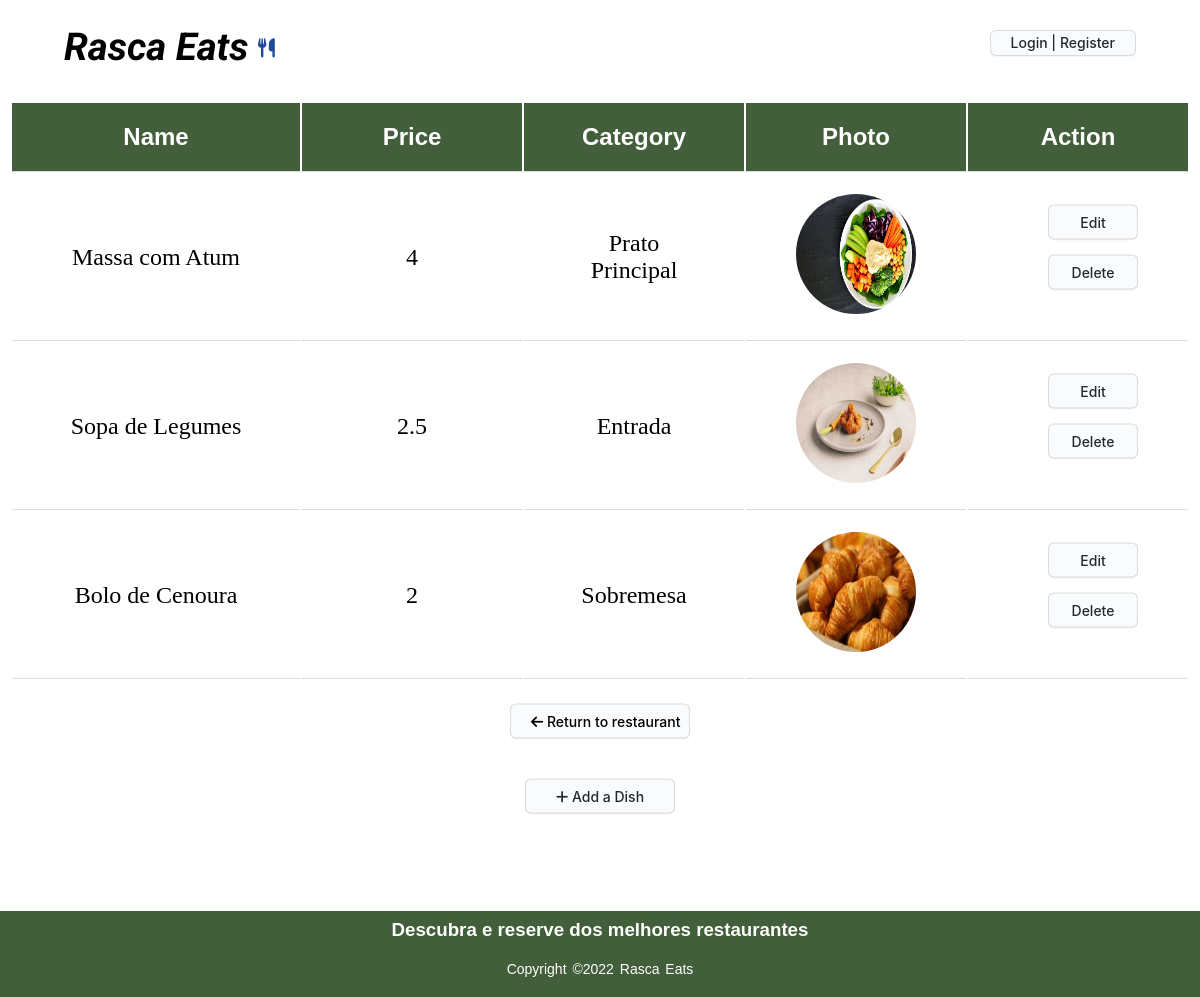
The app's page /pages/edit_restaurant.php?id=1, older data.
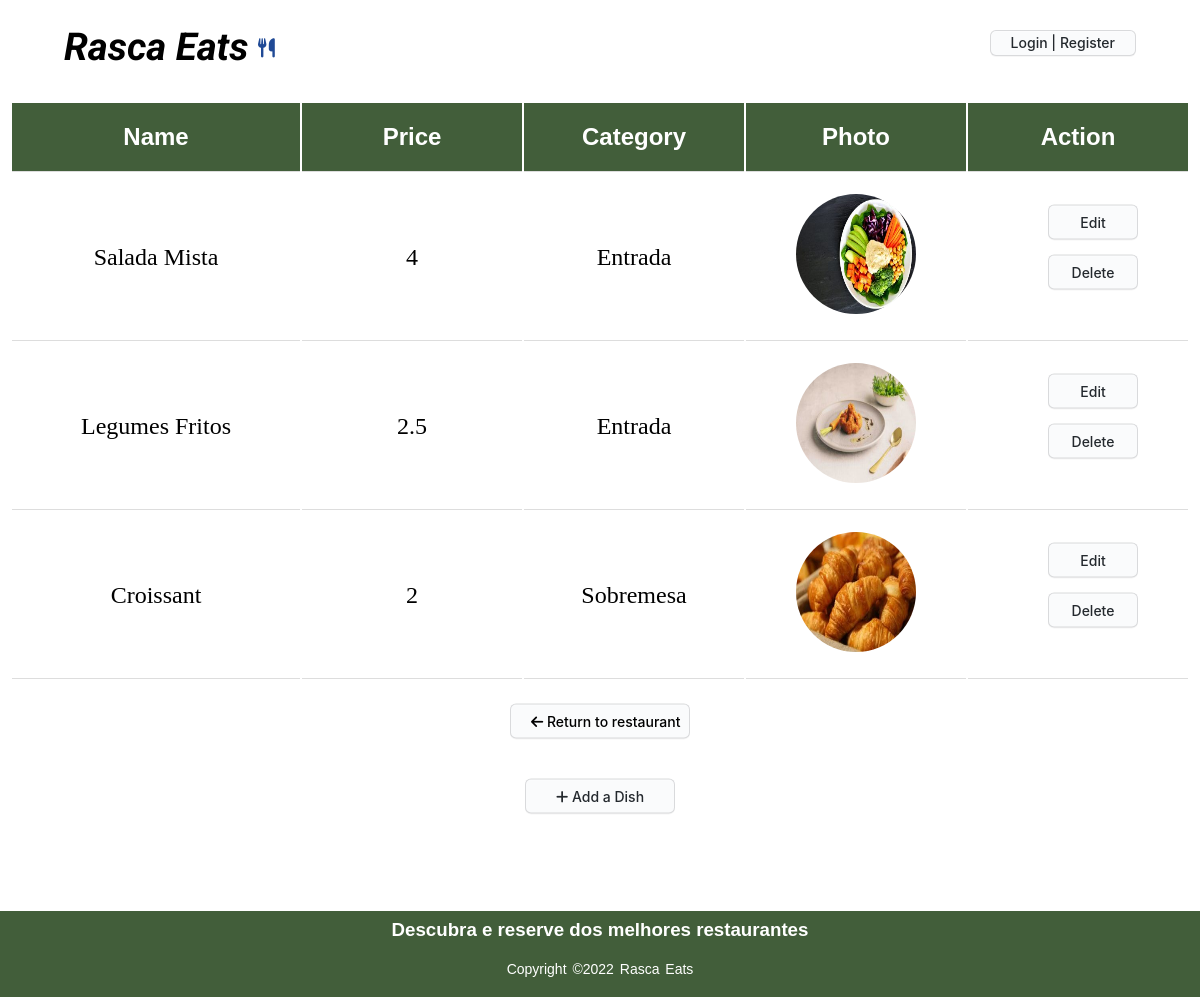
The same page, newer data.
### tables this page shows
CREATE TABLE Dish(
    dishId integer PRIMARY KEY,
    restaurantId integer NOT NULL,
    dishName varchar NOT NULL,
    price real NOT NULL,
    category varchar NOT NULL,
    photo varchar NOT NULL,
    CONSTRAINT fk_restaurantId FOREIGN KEY (restaurantId)
        REFERENCES Restaurant(restaurantId) 
        ON DELETE CASCADE
        ON UPDATE CASCADE
);

### sql/dish.class.php (called while the page is built, shortened)
<?php
    class Dish{
        static function getMenu($db){
            $stmt = $db->prepare('SELECT * FROM Dish WHERE restaurantId = ?');
            $stmt->execute(array($_GET['id']));
            return $stmt->fetchAll();
        }
    }
?>

### sql/restaurant.class.php (called while the page is built, shortened)
<?php
    class Restaurant {
        public function __construct(int $id, string $name, string $address, string $category, int $phoneNumber, $rating, int $ownerId, string $photo)
        {
            $this->restaurantId = $id;
        }
        static function getRestaurant(PDO $db) : Restaurant {
            $stmt = $db->prepare('SELECT * FROM Restaurant WHERE restaurantId = ?');
            $stmt->execute(array($_GET['id']));
            $restaurant = $stmt->fetch();
            return new Restaurant(
                $restaurant['restaurantId'],
                $restaurant['restaurantName'],
                $restaurant['adress'],
                $restaurant['category'],
                $restaurant['phoneNumber'],
                $restaurant['rating'],
                $restaurant['ownerId'],
                $restaurant['photo'],
            );
        }
    }
?>

### pages/edit_restaurant.php (the view, shortened to what the changed rows need)
<?php
require_once(__DIR__. '/../sql/connection.php');
require_once(__DIR__. '/../sql/restaurant.class.php');
require_once(__DIR__. '/../templates/restaurant.php');
require_once(__DIR__. '/../templates/common.php');
require_once(__DIR__. '/../sql/dish.class.php');
    $db = getDatabaseConnection();
    $db->setAttribute(PDO::ATTR_DEFAULT_FETCH_MODE, PDO::FETCH_ASSOC);
    $restaurant = Restaurant::getRestaurant($db);
    $menu = Dish::getMenu($db);
?>
<!DOCTYPE html>
<html lang="en">
<head>
    <link rel="stylesheet" href="../css/style.css">
    <link rel="stylesheet" href="../css/restaurant.css">
    <link rel="stylesheet" href="../css/comments.css">
    <link rel="stylesheet" href="../css/dishes.css">
</head>
<body>
    <?php
    if(isset($_POST['editInfo'])){ ?>
    <div class = "editInf">
    <form action="../actions/restaurant_edit_server.php?id=<?php echo $restaurant->restaurantId;?>" method="post" class="logout" enctype="multipart/form-data">
        <div class="row">
            <span class="bold">Restaurant Name</span>
            <span class="b"><p>(<?php echo $restaurant->restaurantName;?>)</p></span>
            <input type="text" class = "input-field" name = "Restaurant_Name" placeholder= "<?=$restaurant->restaurantName?>" >
        </div>
        <div class="row">
            <span class="bold">Address</span>
            <span class="b"><p>(<?php echo $restaurant->address;?>)</p></span>
            <input type="text" class = "input-field" name = "Address" placeholder= "<?=$restaurant->address?>">
        </div>
        <div class="row">
            <span class="bold"><p>Restaurant Category</p></span>
            <span class="b"><p>(<?php echo $restaurant->category;?>)</p></span>
            <select id="categories" name = "Restaurant_Category" class = "input-field">
                <option value="Fast-Food">Fast-Food</option>
                <option value="Italiano">Italiano</option>
                <option value="Tradicional">Tradicional</option>
                <option value="Japonês">Japonês</option>
            </select>
        </div>
        <div class="row">
            <span class="bold">Phone Number</span>
            <span class="b"><p>(<?php echo $restaurant->phoneNumber;?>)</p></span>
            <input type="text" class = "input-field" name = "Phone_Number" placeholder= "<?php echo $restaurant->phoneNumber;?>" >
        </div>
        <div class="row">
            <label for="file">Escolha uma imagem: </label>
            <input type="file" name="file">
        </div>
        <div class="row">
            <button class="button-3" name = "editRestaurant" id = "editRestaurant" role="button">Save</button>
    </form>
        </div>
    </div>
    <?php }
    else{
        ?>
    <div class = "content-table">
        <table class = "table">
            <thead>
                <tr>
                    <td>Name</td>
                    <td>Price</td>
                    <td>Category</td>
                    <td>Photo</td>
                    <td colspan = "2">Action</td>
                </tr>
            </thead>
            <tbody>
        <?php foreach($menu as $dish){ ?>
            <tr>
                        <td><?php echo $dish['dishName'] ?></td>
                        <td><?php echo $dish['price'] ?></td>
                        <td><?php echo $dish['category'] ?></td>
                        <td><img src=<?=$dish['photo']?>></td>
                        <td>
                            <form action="../pages/edit_dish.php?id=<?php echo $restaurant->restaurantId;?>&dish=<?php echo $dish['dishId'];?>" method="post" class="editdish">
                                <button class="button-3" name = "editdish" id = "editdish" role="button">Edit</button>
                            </form>
                            <form action="../actions/restaurant_edit_server.php?id=<?php echo $restaurant->restaurantId;?>&dish=<?php echo $dish['dishId'];?>" method="post" class="edit">
                                <button class="button-3" name = "deleteDish" id = "deleteDish" role="button">Delete</button>
                            </form>
                        </td>
                </tr>
            <?php
        } ?>
        </tbody>
    </table>
    </div>
        <?php
    } ?>
</body>
</html>

Row changes from the older to the newer data that the page shows:
changed dish: dishName "Massa com Atum" → "Salada Mista"; category "Prato Principal" → "Entrada"
changed dish: dishName "Sopa de Legumes" → "Legumes Fritos"
changed dish "Sobremesa": dishName "Bolo de Cenoura" → "Croissant"
